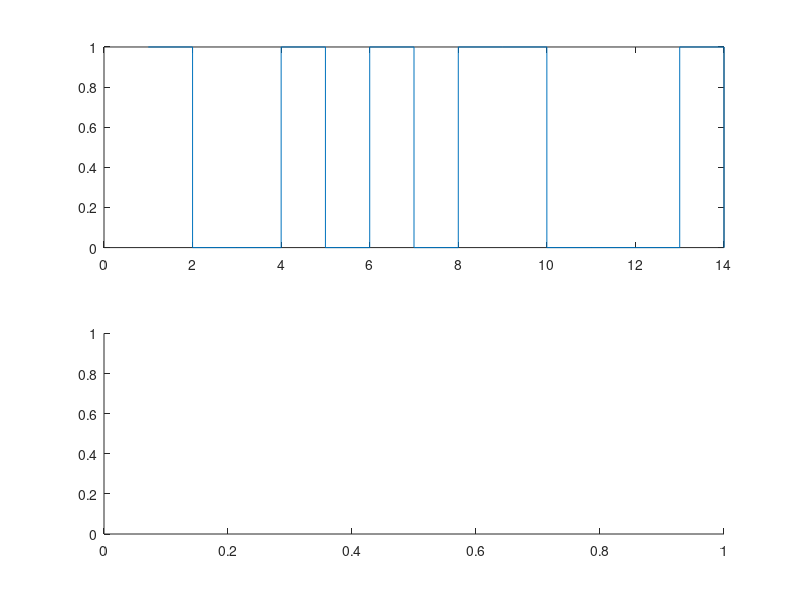

MATLAB code for this plot: (Note: this script raises an error after producing the figure.)
%function [xout] = scrambler(xin,initial_seq)
initial_seq=[1 0 0 0 0 0 0];
xin=[1 0 0 1 0 1 0 1 1 0 0 0 1 0];
      for i=1:127   %127 shift
        temp=xor (initial_seq(4),initial_seq(7));   %adding
        initial_seq=[temp initial_seq(1:end)];
      end
      initial_seq=initial_seq(1:127);
      
      data_length = length(xin);
      RepInt = floor(data_length/127);
      RepRem = mod(data_length,127);
      scram = [kron(ones(1,RepInt), initial_seq) initial_seq(1:RepRem)];
      xout=xor(xin,scram);
      
subplot(2,1,1);
stairs(xin);
subplot(2,1,2);
stairs(xout);
